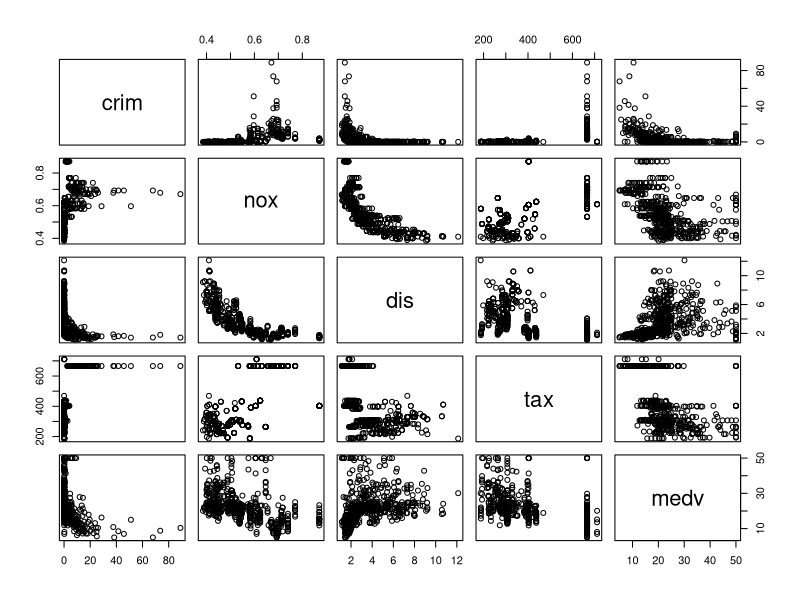
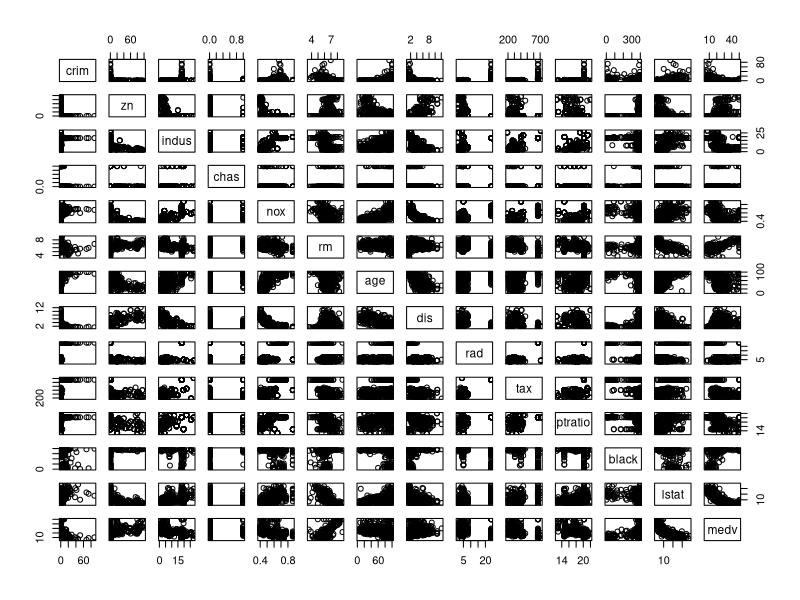

Generate these figures, in order, with R:
library(MASS)
Boston
?Boston
#A
#506 rows of suburbs or towns and 14 columns of predictors


#B
#crime rate per capita
#noxnitrogenoxides concentration
#distance from 5 employment centres (weighed, mean)
#property tax
#median value of owner-occupied homes
pairs(~crim+nox+dis+tax+medv, data = Boston)
#nox&dis - negative linear relation
#crim&dis and crim&medv - negative linear relation
#dis&medv positive linear relation


#C
pairs(Boston)
#age, dis, medv
cor(Boston[-1],Boston$crim)
#poz linear: indus nox rad tax
#neg linear: black medv dis


#D range is widest at crim
highcrim = Boston[which(Boston$crim > mean(Boston$crim) + 2*sd(Boston$crim)),]
highcrim
range(Boston$crim) ; 
mean(Boston$crim) ; 
sd(Boston$crim)

hightax = Boston[which(Boston$tax > mean(Boston$tax) + 2*sd(Boston$tax)),]
range(Boston$tax)

highratio = Boston[which(Boston$ptratio > mean(Boston$ptratio) + 2*sd(Boston$ptratio)),]
range(Boston$ptratio)

#E - 35
sum(Boston$chas==1)

#F
median(Boston$pratio)

#G town 399 and 406
which(Boston$medv == min(Boston$medv))
Boston[399,]
Boston[406,] 
#crim close to max, especially in 406. similar values in both suburbs
max(Boston$crim)

#H
which(Boston$rm > 7) #3
which(Boston$rm > 8) #1
Boston[1,]
sum(Boston$rm > 8)
sum(Boston$rm > 7)


